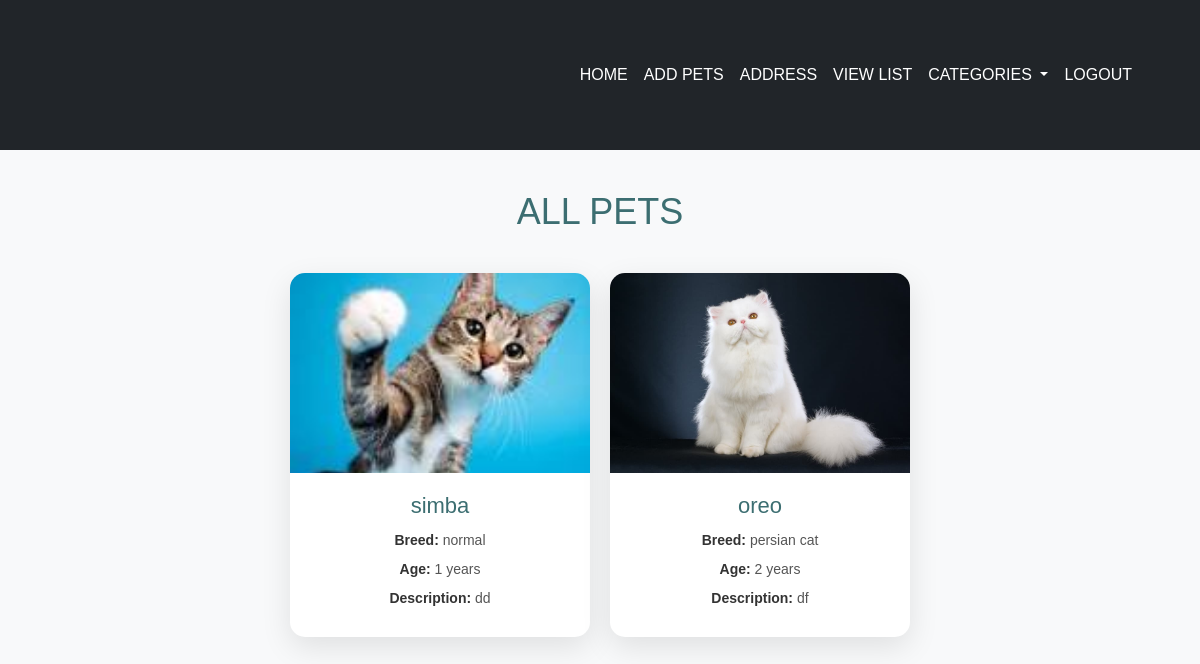
The app's page /pet-list with its own data.
### app/models.py (models this page shows, shortened)
class Pet(models.Model):
    category = models.ForeignKey(Category, on_delete=models.CASCADE)
    address = models.ForeignKey(Address, on_delete=models.CASCADE)
    pet_type = models.ForeignKey(PetType, on_delete=models.CASCADE)
    user = models.ForeignKey(User, on_delete=models.CASCADE)
    pet_name = models.CharField(max_length=100)
    pet_description = models.TextField()
    pet_age = models.IntegerField()
    pet_image = models.ImageField(upload_to='pet_images/')
    pet_price = models.IntegerField()
    pet_breed = models.CharField(max_length=100)
    created_at = models.DateTimeField(auto_now_add=True)
    is_available = models.BooleanField(default=True)

### app/views.py (the view)
# urls.py: path('pet-list', views.pet_list, name='pet_list'),
def pet_list(request):
    categories = Category.objects.all()
    pets = Pet.objects.all()[::-1]
    return render(request, 'user/pet_list.html', {'pets': pets,'categories': categories})

### templates/user/pet_list.html (shortened to what this page needs)
<!DOCTYPE html>
<html lang="en">
<head>
    {% load static %}
    <link href="https://cdn.jsdelivr.net/npm/bootstrap@5.3.3/dist/css/bootstrap.min.css" rel="stylesheet">
    <link rel="stylesheet" href="{% static 'listpets.css' %}">
</head>
<body>
    <nav class="navbar navbar-expand-sm navv bg-dark fixed-top">
        <div class="container-fluid">
            <div class="collapse navbar-collapse" id="collapsibleNavbar">
                <ul class="navbar-nav ms-auto me-5">
                    <li class="nav-item">
                        <a class="nav-link text-white" href="user_home"> HOME</a>
                    </li>
                    <li class="nav-item">
                        <a class="nav-link text-white" href="../add-pet"> ADD PETS</a>
                    </li>
                    <li class="nav-item">
                        <a class="nav-link text-white" href="../add_address"> ADDRESS</a>
                    </li>
                    <li class="nav-item">
                        <a class="nav-link text-white" href="pet-list"> VIEW LIST</a>
                    </li>
                    <li class="nav-item dropdown">
                        <a class="nav-link dropdown-toggle text-white" href="#" id="navbarDropdown" role="button" data-bs-toggle="dropdown" aria-expanded="false">
                             CATEGORIES
                        </a>
                    </li>
                    <li class="nav-item">
                        <a class="nav-link text-white" href="logout"> LOGOUT</a>
                    </li>
                </ul>
            </div>
        </div>
    </nav>
    <div class="container">
        <h1>ALL PETS</h1>
        {% if pets %}
            <div class="pet-list">
                {% for pet in pets %}
                    <a href="{% url 'pet_detail' pet.id %}" class="pet-card-link" style="text-decoration: none;">
                        <div class="pet-card">
                            <div class="pet-image">
                                <img src="{{ pet.pet_image.url }}" alt="{{ pet.pet_name }}" class="img-fluid">
                            </div>
                            <div class="pet-info">
                                <h3>{{ pet.pet_name }}</h3>
                                <p><strong>Breed:</strong> {{ pet.pet_breed }}</p>
                                <p><strong>Age:</strong> {{ pet.pet_age }} years</p>
                                <p><strong>Description:</strong> {{ pet.pet_description|truncatewords:20 }}</p>
                            </div>
                        </div>
                    </a>
                {% endfor %}
            </div>
        {% else %}
            <p class="no-pets-message">No pets found in the database.</p>
        {% endif %}
    </div>
</body>
</html>

### static/listpets.css (style rules this page uses)
* { margin: 0; padding: 0; box-sizing: border-box; }
.navv { height: 150px; }
body { font-family: 'Arial', sans-serif; background-color: #f8f9fa; color: #1f1d1d; padding-top: 140px; font-size: 16px; }
.container { max-width: 1200px; margin: 30px auto; padding: 20px; }
h1 { text-align: center; margin-bottom: 40px; font-size: 36px; color: #3C6E71; }
.pet-list { display: flex; flex-wrap: wrap; gap: 20px; justify-content: center; }
.pet-card { background-color: #fff; border-radius: 15px; box-shadow: 0 10px 30px rgba(0, 0, 0, 0.1); width: 300px; overflow: hidden; transition: transform 0.3s ease, box-shadow 0.3s ease; }
.pet-image img { width: 100%; height: 200px; object-fit: cover; }
.pet-info { padding: 20px; text-align: center; }
.pet-info h3 { font-size: 22px; color: #3C6E71; margin-bottom: 10px; }
.pet-info p { font-size: 14px; color: #555; margin-bottom: 8px; }
.pet-info strong { color: #333; }
.pet-card-link { text-decoration: none; }

### records on screen
Pet: pet_image (picture), pet_name "simba", pet_breed "normal", pet_age "1", pet_description "dd"
Pet: pet_image (picture), pet_name "oreo", pet_breed "persian cat", pet_age "2", pet_description "df"
